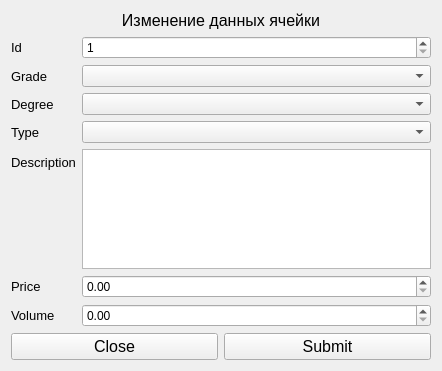
<?xml version="1.0" encoding="UTF-8"?>
<ui version="4.0">
 <class>Form</class>
 <widget class="QWidget" name="Form">
  <property name="geometry">
   <rect>
    <x>0</x>
    <y>0</y>
    <width>442</width>
    <height>371</height>
   </rect>
  </property>
  <property name="windowTitle">
   <string>Изменение записей</string>
  </property>
  <layout class="QVBoxLayout" name="verticalLayout" stretch="0,1,0">
   <item>
    <widget class="QLabel" name="label">
     <property name="font">
      <font>
       <pointsize>12</pointsize>
      </font>
     </property>
     <property name="text">
      <string>Изменение данных ячейки</string>
     </property>
     <property name="alignment">
      <set>Qt::AlignCenter</set>
     </property>
    </widget>
   </item>
   <item>
    <layout class="QFormLayout" name="inputForm">
     <item row="2" column="0">
      <widget class="QLabel" name="text1">
       <property name="font">
        <font>
         <pointsize>10</pointsize>
        </font>
       </property>
       <property name="text">
        <string>Grade</string>
       </property>
      </widget>
     </item>
     <item row="3" column="0">
      <widget class="QLabel" name="text2">
       <property name="font">
        <font>
         <pointsize>10</pointsize>
        </font>
       </property>
       <property name="text">
        <string>Degree</string>
       </property>
      </widget>
     </item>
     <item row="4" column="0">
      <widget class="QLabel" name="text3">
       <property name="font">
        <font>
         <pointsize>10</pointsize>
        </font>
       </property>
       <property name="text">
        <string>Type</string>
       </property>
      </widget>
     </item>
     <item row="5" column="0">
      <widget class="QLabel" name="text4">
       <property name="font">
        <font>
         <pointsize>10</pointsize>
        </font>
       </property>
       <property name="text">
        <string>Description</string>
       </property>
      </widget>
     </item>
     <item row="6" column="0">
      <widget class="QLabel" name="text5">
       <property name="font">
        <font>
         <pointsize>10</pointsize>
        </font>
       </property>
       <property name="text">
        <string>Price</string>
       </property>
      </widget>
     </item>
     <item row="7" column="0">
      <widget class="QLabel" name="text6">
       <property name="font">
        <font>
         <pointsize>10</pointsize>
        </font>
       </property>
       <property name="text">
        <string>Volume</string>
       </property>
      </widget>
     </item>
     <item row="7" column="1">
      <widget class="QDoubleSpinBox" name="volumeBox">
       <property name="maximum">
        <double>10000000000000000159028911097599180468360808563945281389781327557747838772170381060813469985856815104.000000000000000</double>
       </property>
      </widget>
     </item>
     <item row="6" column="1">
      <widget class="QDoubleSpinBox" name="priceBox">
       <property name="maximum">
        <double>999999999999999959416724456350362731491996089648451439669739009806703922950954425516032.000000000000000</double>
       </property>
      </widget>
     </item>
     <item row="5" column="1">
      <widget class="QTextEdit" name="descriptionBox">
       <property name="font">
        <font>
         <pointsize>11</pointsize>
        </font>
       </property>
       <property name="html">
        <string>&lt;!DOCTYPE HTML PUBLIC &quot;-//W3C//DTD HTML 4.0//EN&quot; &quot;http://www.w3.org/TR/REC-html40/strict.dtd&quot;&gt;
&lt;html&gt;&lt;head&gt;&lt;meta name=&quot;qrichtext&quot; content=&quot;1&quot; /&gt;&lt;style type=&quot;text/css&quot;&gt;
p, li { white-space: pre-wrap; }
&lt;/style&gt;&lt;/head&gt;&lt;body style=&quot; font-family:'MS Shell Dlg 2'; font-size:11pt; font-weight:400; font-style:normal;&quot;&gt;
&lt;p style=&quot;-qt-paragraph-type:empty; margin-top:0px; margin-bottom:0px; margin-left:0px; margin-right:0px; -qt-block-indent:0; text-indent:0px; font-size:12pt;&quot;&gt;&lt;br /&gt;&lt;/p&gt;&lt;/body&gt;&lt;/html&gt;</string>
       </property>
      </widget>
     </item>
     <item row="2" column="1">
      <widget class="QComboBox" name="gradeBox"/>
     </item>
     <item row="3" column="1">
      <widget class="QComboBox" name="degreeBox"/>
     </item>
     <item row="4" column="1">
      <widget class="QComboBox" name="typeBox"/>
     </item>
     <item row="1" column="0">
      <widget class="QLabel" name="text7">
       <property name="font">
        <font>
         <pointsize>10</pointsize>
        </font>
       </property>
       <property name="text">
        <string>Id</string>
       </property>
      </widget>
     </item>
     <item row="1" column="1">
      <widget class="QSpinBox" name="idBox">
       <property name="minimum">
        <number>1</number>
       </property>
       <property name="maximum">
        <number>999999999</number>
       </property>
      </widget>
     </item>
    </layout>
   </item>
   <item>
    <layout class="QHBoxLayout" name="buttons">
     <item>
      <widget class="QPushButton" name="closeButton">
       <property name="font">
        <font>
         <pointsize>12</pointsize>
        </font>
       </property>
       <property name="text">
        <string>Close</string>
       </property>
      </widget>
     </item>
     <item>
      <widget class="QPushButton" name="submitButton">
       <property name="font">
        <font>
         <pointsize>12</pointsize>
        </font>
       </property>
       <property name="text">
        <string>Submit</string>
       </property>
      </widget>
     </item>
    </layout>
   </item>
  </layout>
 </widget>
 <resources/>
 <connections/>
</ui>
